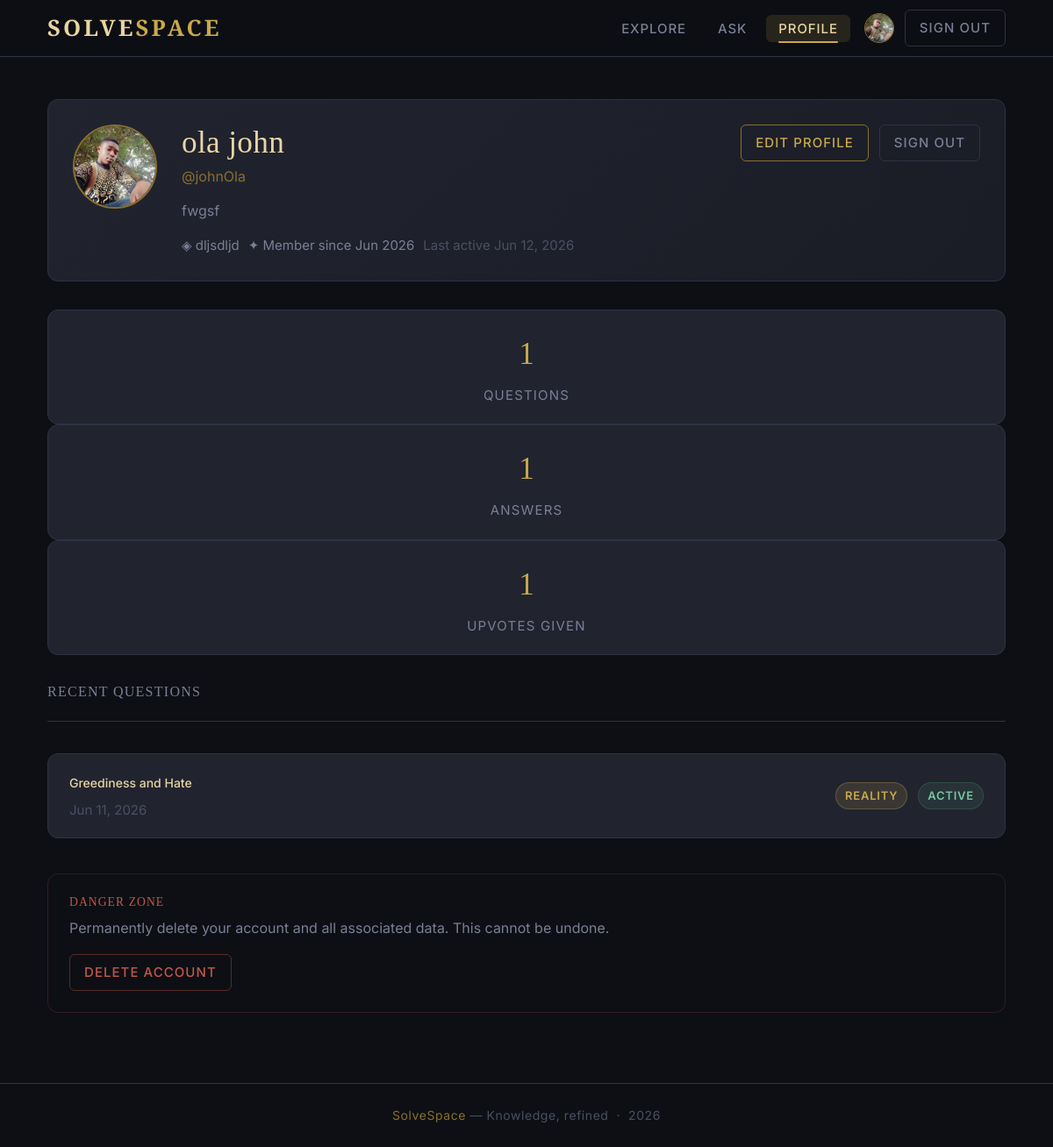
/user/details (signed in), run on an earlier commit of the app's database.
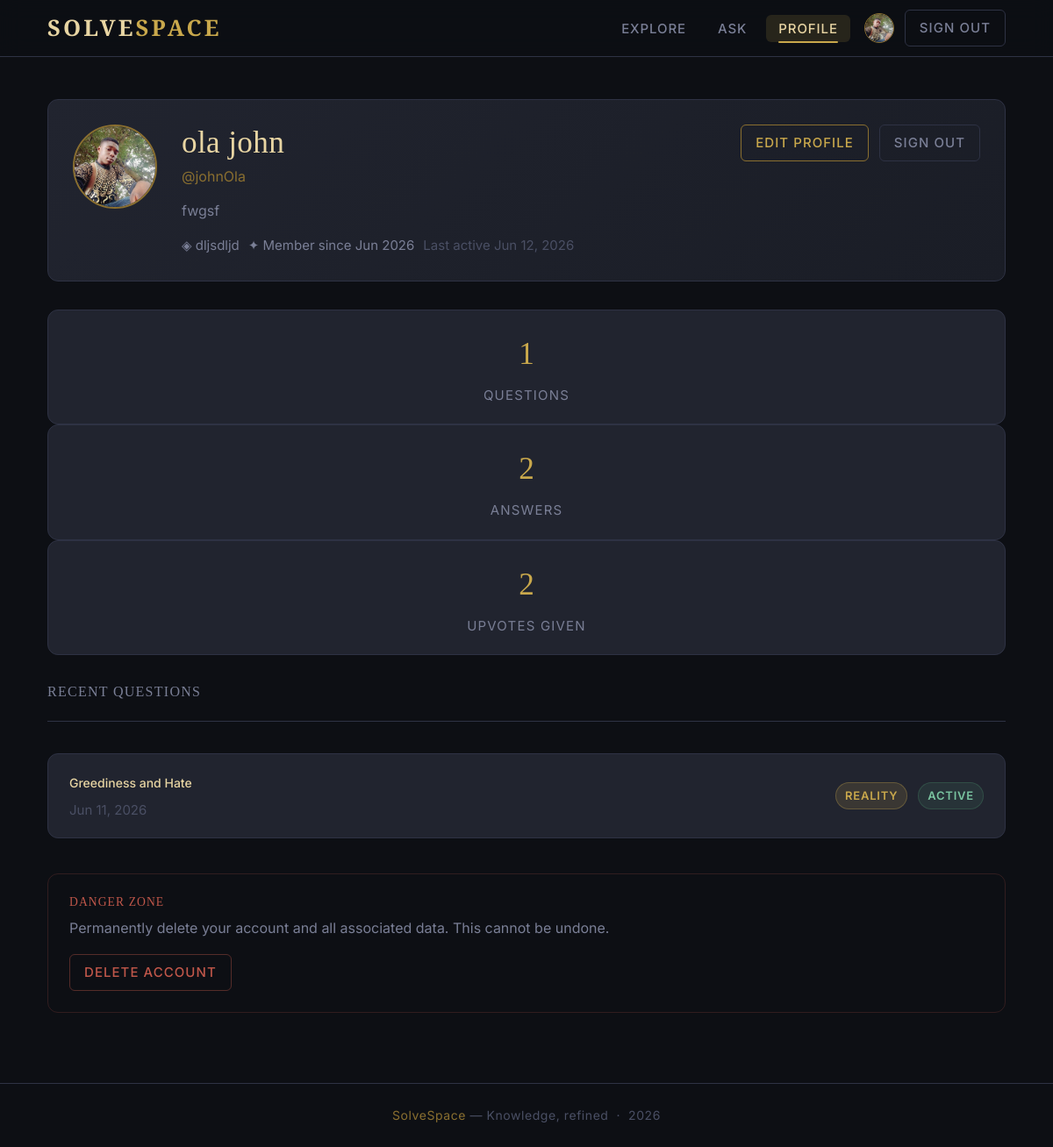
And on a later commit of the database.
### users/models.py (models this page shows, shortened)
class User(models.Model):
    full_name = models.CharField(max_length=100)
    username = models.CharField(max_length=50, unique=True)
    profile_pic = models.ImageField(upload_to='profile/')
    email = models.EmailField(max_length=100, unique=True)
    address = models.CharField(max_length=300, blank=True)
    bio = models.TextField(blank=True)
    password = models.CharField(max_length=50)
    created_at = models.DateTimeField(auto_now_add=True)
    last_login = models.DateTimeField(null=True, blank=True)

### users/decorators.py (the view)
    def wrapper(request, *args, **kwargs):
        if not request.session.get('user_id'):
            messages.error(
                request, 'Please kindly login'
            )
            return redirect('login')
        return view_func(request, *args, **kwargs)

### users/views.py (called while the page is built)
@login_required
def user_details(request):
    user = get_object_or_404(User, id=request.session.get('user_id'))
    context = {
        'user':user
    }
    return render(request, 'user_details.html', context)

### templates/user_details.html (shortened to what this page needs)
{% extends 'base.html' %}
{% block content %}
<div class="card" style="margin-bottom:32px; background: linear-gradient(135deg, var(--card) 0%, var(--surface) 100%);">
  <div style="display:flex; align-items:flex-start; gap:28px; flex-wrap:wrap;">
    {% if user.profile_pic %}
      <img src="{{ user.profile_pic.url }}" alt="{{ user.username }}"
           style="width:96px; height:96px; border-radius:50%; border:2px solid var(--gold-dim); object-fit:cover; flex-shrink:0;">
    {% endif %}
    <div style="flex:1; min-width:200px;">
      <h2 style="margin-bottom:4px;">{{ user.full_name }}</h2>
      <p class="text-sm" style="color:var(--gold-dim); margin-bottom:12px;">@{{ user.username }}</p>
      {% if user.bio %}
        <p style="color:var(--text-muted); font-size:16px; line-height:1.7; margin-bottom:12px;">{{ user.bio }}</p>
      {% endif %}
      <div class="flex-gap flex-wrap">
        {% if user.address %}
          <span class="text-xs text-muted">◈ {{ user.address }}</span>
        {% endif %}
        <span class="text-xs text-muted">✦ Member since {{ user.created_at|date:"M Y" }}</span>
        {% if user.last_login %}
          <span class="text-xs text-faint">Last active {{ user.last_login|date:"M j, Y" }}</span>
        {% endif %}
      </div>
    </div>
    <div class="flex-gap" style="flex-shrink:0;">
      <a href="{% url 'update_user_details' %}" class="btn btn-outline btn-sm">Edit profile</a>
      <a href="{% url 'logout' %}" class="btn btn-ghost btn-sm">Sign out</a>
    </div>
  </div>
</div>
<div class="grid-3" style="margin-bottom:32px;">
  <div class="card" style="text-align:center; padding:20px;">
    <div style="font-family:'Cormorant Garamond',serif; font-size:2.2rem; color:var(--gold); margin-bottom:4px;">
      {{ user.questions.count }}
    </div>
    <div class="text-xs text-muted" style="letter-spacing:0.08em; text-transform:uppercase;">Questions</div>
  </div>
  <div class="card" style="text-align:center; padding:20px;">
    <div style="font-family:'Cormorant Garamond',serif; font-size:2.2rem; color:var(--gold); margin-bottom:4px;">
      {{ user.answers.count }}
    </div>
    <div class="text-xs text-muted" style="letter-spacing:0.08em; text-transform:uppercase;">Answers</div>
  </div>
  <div class="card" style="text-align:center; padding:20px;">
    <div style="font-family:'Cormorant Garamond',serif; font-size:2.2rem; color:var(--gold); margin-bottom:4px;">
      {{ user.upvoted_questions.count }}
    </div>
    <div class="text-xs text-muted" style="letter-spacing:0.08em; text-transform:uppercase;">Upvotes given</div>
  </div>
</div>
{% if user.questions.all %}
<div class="page-header">
  <h3 style="font-size:1rem; letter-spacing:0.08em; text-transform:uppercase; color:var(--text-muted); font-weight:500;">
    Recent Questions
  </h3>
</div>
<div style="display:flex; flex-direction:column; gap:12px; margin-bottom:40px;">
  {% for question in user.questions.all|slice:":5" %}
  <div class="card" style="padding:18px 24px;">
    <div class="flex-between">
      <div>
        <a href="{% url 'question_details' question.slug %}">
          <span style="color:var(--gold-light); font-size:14px; font-weight:500;">{{ question.topic }}</span>
        </a>
        <div class="text-xs text-faint" style="margin-top:4px;">{{ question.created_at|date:"M j, Y" }}</div>
      </div>
      <div class="flex-gap">
        <span class="badge badge-gold">{{ question.question_type }}</span>
        <span class="badge {% if question.status == 'active' %}badge-active{% else %}badge-closed{% endif %}">
          {{ question.status }}
        </span>
      </div>
    </div>
  </div>
  {% endfor %}
</div>
{% endif %}
<div style="border:1px solid rgba(192,87,74,0.2); border-radius:var(--radius-lg); padding:24px;">
  <h4 style="color:var(--danger); font-size:0.85rem; letter-spacing:0.08em; text-transform:uppercase; margin-bottom:8px;">
    Danger zone
  </h4>
  <p class="text-sm text-muted" style="margin-bottom:16px;">
    Permanently delete your account and all associated data. This cannot be undone.
  </p>
  <a href="{% url 'delete_user' %}" class="btn btn-danger btn-sm">Delete account</a>
</div>
{% endblock %}

### templates/base.html (shortened to what this page needs)
<!doctype html>
<html lang="en">
  <head>
  </head>
  <body>
    {% if request.session.user_id %}
    <nav class="navbar">
      <div class="container navbar-inner">
        <a href="{% url 'dashboard' %}" class="navbar-brand"
          >Solve<span>Space</span></a
        >
        <ul class="navbar-nav">
          <li>
            <a
              href="{% url 'dashboard' %}"
              class="nav-link {% if request.resolver_match.url_name == 'dashboard' %}active{% endif %}"
              >Explore</a
            >
          </li>
          <li>
            <a
              href="{% url 'post_question' %}"
              class="nav-link {% if request.resolver_match.url_name == 'post_question' %}active{% endif %}"
              >Ask</a
            >
          </li>
          <li>
            <a
              href="{% url 'user_details' %}"
              class="nav-link {% if request.resolver_match.url_name == 'user_details' %}active{% endif %}"
              >Profile</a
            >
          </li>
          <li>
            <a
              href="{% url 'user_details' %}"
              class="flex-gap"
              style="margin-left: 8px"
            >
              {% if user.profile_pic %}
              <img
                src="{{ user.profile_pic.url }}"
                alt="avatar"
                class="nav-avatar"
              />
              {% endif %}
            </a>
          </li>
          <li>
            <a
              href="{% url 'logout' %}"
              class="btn btn-ghost btn-sm mobile-show"
              style="margin-left: 4px"
              >Sign out</a
            >
          </li>
        </ul>
      </div>
    </nav>
    {% endif %}
    {% block body %}
    <main class="main-content">
      <div class="container">{% block content %}{% endblock %}</div>
    </main>
    {% endblock %}
    <footer class="footer">
      <div class="container">
        <span>SolveSpace</span> &mdash; Knowledge, refined &nbsp;&middot;&nbsp;
        {% now "Y" %}
      </div>
    </footer>
  </body>
</html>

What changed in the data, as far as the page shows it:
changed User "ola john": answers.count "1" → "2"; upvoted_questions.count "1" → "2"
